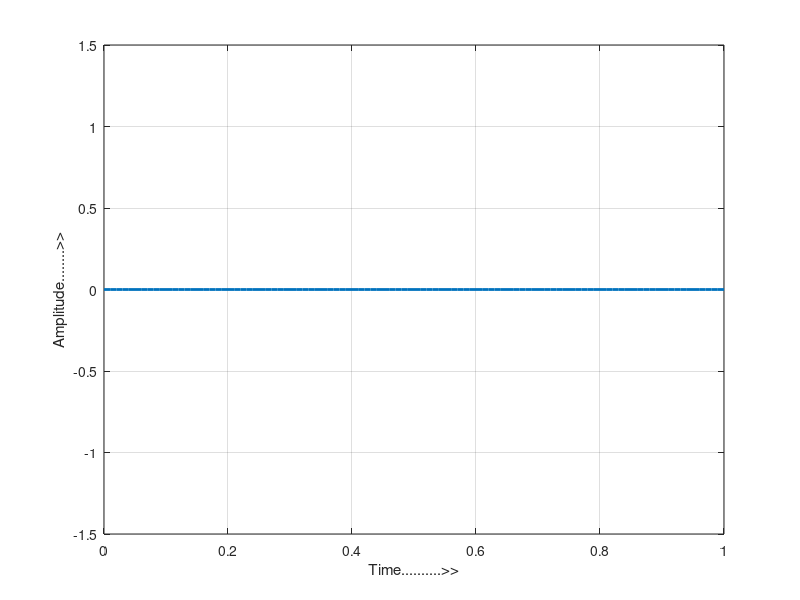

Here is the MATLAB script that generated this plot:
clear all;
close all;
b=input('Enter the Bit stream \n '); 
n = length(b);
t = 0:.01:n;
x = 1:1:(n+1)*100;

for i = 1:n
    for j = i:.1:i+1
        if b(i)==1
            bw(x(i*100:(i+1)*100)) = 1;
        else
           bw(x(i*100:(i+1)*100))=0; 
        end
    end
end

bw = bw(100:end);
subplot(1,1,1)
plot(t,bw,'Linewidth',2)
grid on ; 
axis([0 n -1.5 +1.5]);
xlabel("Time..........>>");
ylabel("Amplitude........>>");